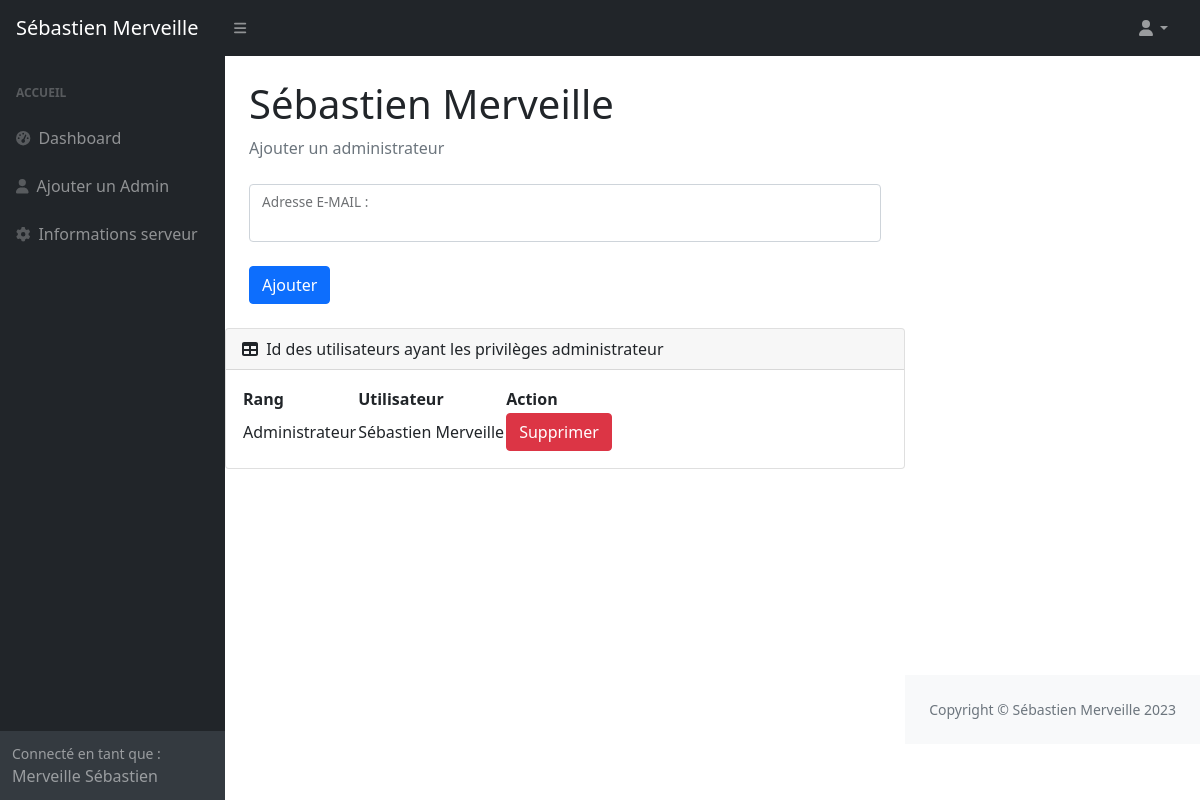
The app's page /admin/makeadmin.php (signed in) with its own data.
### tables this page shows
CREATE TABLE IF NOT EXISTS `users` (
  `Name` varchar(25) NOT NULL,
  `Surname` varchar(25) NOT NULL,
`Id` int(11) NOT NULL,
  `email` varchar(50) NOT NULL,
  `Password` varchar(25) NOT NULL,
  `Description` varchar(2555) NOT NULL
);

CREATE TABLE IF NOT EXISTS `users_rank` (
  `Rank_id` int(255) NOT NULL,
  `Users_id` int(255) NOT NULL
);

### admin/ifadmin.php (called while the page is built)
<?php
if ($_SESSION["logged_in"] == true
&&
$_SESSION["rank"] == 'Administrateur'
)
{
$query = "SELECT * from users where email = :email";
$stmt = $pdo->prepare($query);
$stmt->execute(['email' => $_SESSION['email']]);
$data = $stmt->fetch(PDO::FETCH_ASSOC);
$name =  $data["Name"];
$surname = $data["Surname"];
}
?>

### admin/makeadmin.php (the view, shortened to what this page needs)
<?php
$pdo = new PDO('mysql:host=localhost;dbname=projet_multiple', 'root', 'root');
$pdo->setAttribute(PDO::ATTR_ERRMODE, PDO::ERRMODE_EXCEPTION);
$pdo->exec("SET  NAMES UTF8");
(include_once("ifadmin.php"));
$query = "SELECT *
FROM users_rank ur
LEFT JOIN users u on u.Id = ur.Users_id
WHERE ur.Rank_id = :rid";
$stmt = $pdo->prepare($query);
$stmt->execute(['rid' => '3']);
$data = $stmt->fetchAll(PDO::FETCH_ASSOC);
?>
<!DOCTYPE html>
<html lang="en">
    <head>
        <link href="https://cdn.jsdelivr.net/npm/simple-datatables@latest/dist/style.css" rel="stylesheet" />
        <link href="css/styles.css" rel="stylesheet" />
    </head>
    <body class="sb-nav-fixed">
        <nav class="sb-topnav navbar navbar-expand navbar-dark bg-dark">
            <a class="navbar-brand ps-3" href="#">Sébastien Merveille</a>
            <button class="btn btn-link btn-sm order-1 order-lg-0 me-4 me-lg-0" id="sidebarToggle" href="#!"><i class="fas fa-bars"></i></button>
            <ul class="navbar-nav ms-auto ms-md-0 me-3 me-lg-4">
                <li class="nav-item dropdown">
                    <a class="nav-link dropdown-toggle" id="navbarDropdown" href="#" role="button" data-bs-toggle="dropdown" aria-expanded="false"><i class="fas fa-user fa-fw"></i></a>
                </li>
            </ul>
        </nav>
        <div id="layoutSidenav">
            <div id="layoutSidenav_nav">
                <nav class="sb-sidenav accordion sb-sidenav-dark" id="sidenavAccordion">
                    <div class="sb-sidenav-menu">
                        <div class="nav">
                            <div class="sb-sidenav-menu-heading">Accueil</div>
                            <a class="nav-link" href="admindashboard.php">
                                <div class="sb-nav-link-icon"><i class="fas fa-tachometer-alt"></i></div>
                                Dashboard
                            </a>
                            <a class="nav-link" href="makeadmin.php">
                                <div class="sb-nav-link-icon"><i class="fa-solid fa-user"></i></div>
                                Ajouter un Admin
                            </a>
                            <a class="nav-link" href="modifyserverinfo.php">
                                <div class="sb-nav-link-icon"><i class="fa-solid fa-gear"></i></div>
                                Informations serveur
                            </a>
                        </div>
                    </div>
                    <footer>
                    <div class="sb-sidenav-footer">
                        <div class="small">Connecté en tant que :</div>
                        <?= $name; ?> <?= $surname; ?>
                    </div>
                    </footer>
                </nav>
            </div>
            <div id="layoutSidenav_content">
                <main>
                    <div class="container-fluid px-4">
                        <h1 class="mt-4">Sébastien Merveille</h1>
                        <ol class="breadcrumb mb-4">
                            <li class="breadcrumb-item active">Ajouter un administrateur</li>
                        </ol>
                        <form action="makeadmin.php" method="post">
                        <div class="form-floating mb-3">
                                            <input class="form-control" type="email" id="email" name="email">
                                            <label for="email">Adresse E-MAIL :</label>
                                            </div>
                                            <div class="d-flex align-items-center justify-content-between mt-4 mb-0">
                                            <button type="submit" name="ajouter" class="btn btn-primary">Ajouter</button>
                                            </div>
                                            </form>
                                            <br>
                                            </div>
                                            <div class="card mb-4">
                            <div class="card-header">
                                <i class="fas fa-table me-1"></i>
                                Id des utilisateurs ayant les privilèges administrateur
                            </div>
                            <div class="card-body">
                                <table id="datatablesSimple">
                                <thead>
                                    <tr>
                                        <th>Rang</th>
                                        <th>Utilisateur</th>
                                        <th>Action</th>
                                        <?php foreach($data as $row): ?>
                                    </tr>
                                </thead>
                                    <td>Administrateur</td>
                                    <td><?= $row["Surname"]; ?> <?= $row["Name"]; ?></td>
                                    <td>
                                        <form action="" method="post">
                                                <button type="submit" name="deleteadmin" class="btn btn-danger">Supprimer</button>
                                        </td>
                                    <?php endforeach ?>
                                </table>
                            </div>
                        </div>
                    </div>
                <footer class="py-4 bg-light mt-auto">
                    <div class="container-fluid px-4">
                        <div class="d-flex align-items-center justify-content-between small">
                            <div class="text-muted">Copyright &copy; Sébastien Merveille 2023</div>
                        </div>
                    </div>
                </footer>
            </div>
    </body>
</html>

### records on screen
users: Name "Merveille", Surname "Sébastien"
users_rank: Users.Surname "Sébastien", Users.Name "Merveille"
